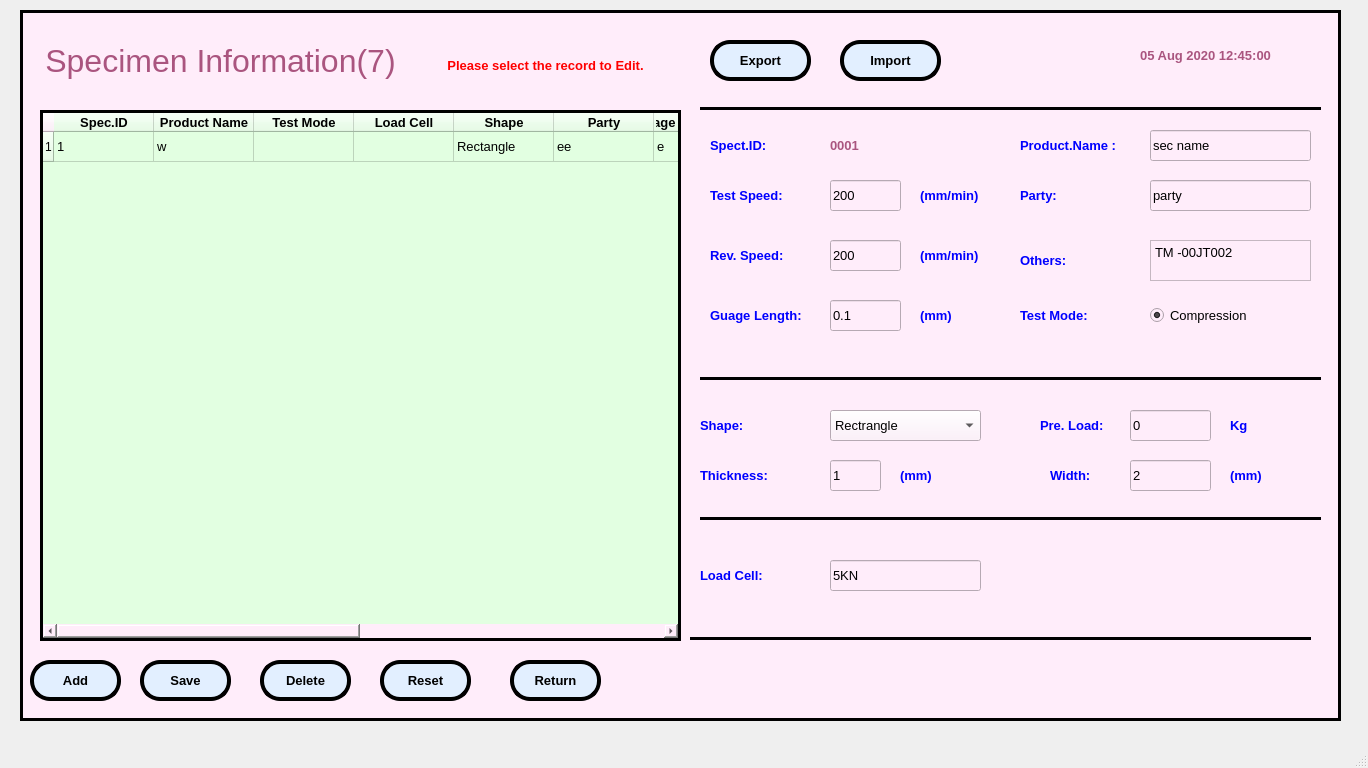
<?xml version="1.0" encoding="UTF-8"?>
<ui version="4.0">
 <class>MainWindow</class>
 <widget class="QMainWindow" name="MainWindow">
  <property name="geometry">
   <rect>
    <x>0</x>
    <y>0</y>
    <width>1368</width>
    <height>768</height>
   </rect>
  </property>
  <property name="baseSize">
   <size>
    <width>0</width>
    <height>0</height>
   </size>
  </property>
  <property name="windowTitle">
   <string>MainWindow</string>
  </property>
  <widget class="QWidget" name="centralwidget">
   <widget class="QFrame" name="frame">
    <property name="geometry">
     <rect>
      <x>20</x>
      <y>10</y>
      <width>1321</width>
      <height>711</height>
     </rect>
    </property>
    <property name="font">
     <font>
      <family>Arial</family>
     </font>
    </property>
    <property name="styleSheet">
     <string notr="true">background-color: rgb(255, 237, 250);</string>
    </property>
    <property name="frameShape">
     <enum>QFrame::Box</enum>
    </property>
    <property name="frameShadow">
     <enum>QFrame::Plain</enum>
    </property>
    <property name="lineWidth">
     <number>3</number>
    </property>
    <widget class="QLabel" name="label">
     <property name="geometry">
      <rect>
       <x>20</x>
       <y>30</y>
       <width>361</width>
       <height>41</height>
      </rect>
     </property>
     <property name="font">
      <font>
       <family>Arial</family>
       <pointsize>24</pointsize>
      </font>
     </property>
     <property name="styleSheet">
      <string notr="true">color: rgb(170, 85, 127);</string>
     </property>
     <property name="text">
      <string>Specimen Information(7)</string>
     </property>
     <property name="alignment">
      <set>Qt::AlignCenter</set>
     </property>
    </widget>
    <widget class="QLabel" name="label_20">
     <property name="geometry">
      <rect>
       <x>1090</x>
       <y>30</y>
       <width>191</width>
       <height>31</height>
      </rect>
     </property>
     <property name="font">
      <font>
       <family>Arial</family>
       <pointsize>10</pointsize>
       <weight>75</weight>
       <bold>true</bold>
       <underline>false</underline>
      </font>
     </property>
     <property name="styleSheet">
      <string notr="true">color: rgb(170, 85, 127);</string>
     </property>
     <property name="text">
      <string>05 Aug 2020 12:45:00</string>
     </property>
     <property name="alignment">
      <set>Qt::AlignCenter</set>
     </property>
    </widget>
    <widget class="QPushButton" name="pushButton_2">
     <property name="geometry">
      <rect>
       <x>10</x>
       <y>650</y>
       <width>91</width>
       <height>41</height>
      </rect>
     </property>
     <property name="font">
      <font>
       <family>Arial</family>
       <pointsize>10</pointsize>
       <weight>75</weight>
       <bold>true</bold>
      </font>
     </property>
     <property name="styleSheet">
      <string notr="true">border-style:outset;
border-color: rgb(0, 0, 0);
border-width:4px;
color: rgb(0, 0, 0);
border-radius:20px;
background-color: rgb(226, 239, 255);</string>
     </property>
     <property name="text">
      <string>Add</string>
     </property>
    </widget>
    <widget class="QPushButton" name="pushButton_3">
     <property name="geometry">
      <rect>
       <x>120</x>
       <y>650</y>
       <width>91</width>
       <height>41</height>
      </rect>
     </property>
     <property name="font">
      <font>
       <family>Arial</family>
       <pointsize>10</pointsize>
       <weight>75</weight>
       <bold>true</bold>
      </font>
     </property>
     <property name="styleSheet">
      <string notr="true">border-style:outset;
border-color: rgb(0, 0, 0);
border-width:4px;
color: rgb(0, 0, 0);
border-radius:20px;
background-color: rgb(226, 239, 255);</string>
     </property>
     <property name="text">
      <string>Save</string>
     </property>
    </widget>
    <widget class="QTableWidget" name="tableWidget">
     <property name="geometry">
      <rect>
       <x>20</x>
       <y>100</y>
       <width>641</width>
       <height>531</height>
      </rect>
     </property>
     <property name="font">
      <font>
       <family>Arial</family>
       <pointsize>10</pointsize>
      </font>
     </property>
     <property name="styleSheet">
      <string notr="true">background-color: rgb(226, 255, 225);</string>
     </property>
     <property name="frameShape">
      <enum>QFrame::Box</enum>
     </property>
     <property name="frameShadow">
      <enum>QFrame::Plain</enum>
     </property>
     <property name="lineWidth">
      <number>3</number>
     </property>
     <property name="gridStyle">
      <enum>Qt::SolidLine</enum>
     </property>
     <property name="sortingEnabled">
      <bool>true</bool>
     </property>
     <attribute name="verticalHeaderShowSortIndicator" stdset="0">
      <bool>false</bool>
     </attribute>
     <attribute name="verticalHeaderStretchLastSection">
      <bool>false</bool>
     </attribute>
     <row>
      <property name="text">
       <string>1</string>
      </property>
     </row>
     <column>
      <property name="text">
       <string>Spec.ID</string>
      </property>
      <property name="font">
       <font>
        <family>Arial</family>
        <pointsize>10</pointsize>
        <weight>75</weight>
        <bold>true</bold>
       </font>
      </property>
     </column>
     <column>
      <property name="text">
       <string>Product Name</string>
      </property>
      <property name="font">
       <font>
        <family>Arial</family>
        <pointsize>10</pointsize>
        <weight>75</weight>
        <bold>true</bold>
       </font>
      </property>
     </column>
     <column>
      <property name="text">
       <string>Test Mode</string>
      </property>
      <property name="font">
       <font>
        <family>Arial</family>
        <pointsize>10</pointsize>
        <weight>75</weight>
        <bold>true</bold>
       </font>
      </property>
     </column>
     <column>
      <property name="text">
       <string>Load Cell</string>
      </property>
      <property name="font">
       <font>
        <family>Arial</family>
        <pointsize>10</pointsize>
        <weight>75</weight>
        <bold>true</bold>
       </font>
      </property>
     </column>
     <column>
      <property name="text">
       <string>Shape</string>
      </property>
      <property name="font">
       <font>
        <family>Arial</family>
        <pointsize>10</pointsize>
        <weight>75</weight>
        <bold>true</bold>
       </font>
      </property>
     </column>
     <column>
      <property name="text">
       <string>Party</string>
      </property>
      <property name="font">
       <font>
        <family>Arial</family>
        <pointsize>10</pointsize>
        <weight>75</weight>
        <bold>true</bold>
       </font>
      </property>
     </column>
     <column>
      <property name="text">
       <string>Guage Length \n (mm)</string>
      </property>
      <property name="font">
       <font>
        <family>Arial</family>
        <pointsize>10</pointsize>
        <weight>75</weight>
        <bold>true</bold>
       </font>
      </property>
     </column>
     <column>
      <property name="text">
       <string>Others</string>
      </property>
      <property name="font">
       <font>
        <family>Arial</family>
        <pointsize>10</pointsize>
        <weight>75</weight>
        <bold>true</bold>
       </font>
      </property>
     </column>
     <column>
      <property name="text">
       <string>Test.Speed \n (mm/min)</string>
      </property>
      <property name="font">
       <font>
        <family>Arial</family>
        <pointsize>10</pointsize>
        <weight>75</weight>
        <bold>true</bold>
       </font>
      </property>
     </column>
     <column>
      <property name="text">
       <string>Rev.Speed \n (mm/min)</string>
      </property>
      <property name="font">
       <font>
        <family>Arial</family>
        <pointsize>10</pointsize>
        <weight>75</weight>
        <bold>true</bold>
       </font>
      </property>
     </column>
     <column>
      <property name="text">
       <string>Load Unit</string>
      </property>
      <property name="font">
       <font>
        <family>Arial</family>
        <pointsize>10</pointsize>
        <weight>75</weight>
        <bold>true</bold>
       </font>
      </property>
     </column>
     <column>
      <property name="text">
       <string>Length Unit</string>
      </property>
      <property name="font">
       <font>
        <family>Arial</family>
        <pointsize>10</pointsize>
        <weight>75</weight>
        <bold>true</bold>
       </font>
      </property>
     </column>
     <item row="0" column="0">
      <property name="text">
       <string>1</string>
      </property>
      <property name="font">
       <font>
        <family>Arial</family>
        <pointsize>10</pointsize>
       </font>
      </property>
     </item>
     <item row="0" column="1">
      <property name="text">
       <string>w</string>
      </property>
      <property name="font">
       <font>
        <family>Arial</family>
        <pointsize>10</pointsize>
       </font>
      </property>
     </item>
     <item row="0" column="2">
      <property name="text">
       <string/>
      </property>
      <property name="font">
       <font>
        <family>Arial</family>
        <pointsize>10</pointsize>
       </font>
      </property>
     </item>
     <item row="0" column="3">
      <property name="text">
       <string/>
      </property>
      <property name="font">
       <font>
        <family>Arial</family>
        <pointsize>10</pointsize>
       </font>
      </property>
     </item>
     <item row="0" column="4">
      <property name="text">
       <string>Rectangle</string>
      </property>
      <property name="font">
       <font>
        <family>Arial</family>
        <pointsize>10</pointsize>
       </font>
      </property>
     </item>
     <item row="0" column="5">
      <property name="text">
       <string>ee</string>
      </property>
      <property name="font">
       <font>
        <family>Arial</family>
        <pointsize>10</pointsize>
       </font>
      </property>
     </item>
     <item row="0" column="6">
      <property name="text">
       <string>e</string>
      </property>
      <property name="font">
       <font>
        <family>Arial</family>
        <pointsize>10</pointsize>
       </font>
      </property>
     </item>
     <item row="0" column="7">
      <property name="text">
       <string>222ewe</string>
      </property>
      <property name="font">
       <font>
        <family>Arial</family>
        <pointsize>10</pointsize>
       </font>
      </property>
     </item>
     <item row="0" column="8">
      <property name="text">
       <string>22</string>
      </property>
      <property name="font">
       <font>
        <family>Arial</family>
        <pointsize>10</pointsize>
       </font>
      </property>
     </item>
     <item row="0" column="9">
      <property name="text">
       <string>23</string>
      </property>
      <property name="font">
       <font>
        <family>Arial</family>
        <pointsize>10</pointsize>
       </font>
      </property>
     </item>
     <item row="0" column="10">
      <property name="text">
       <string/>
      </property>
      <property name="font">
       <font>
        <family>Arial</family>
        <pointsize>10</pointsize>
       </font>
      </property>
     </item>
     <item row="0" column="11">
      <property name="text">
       <string/>
      </property>
      <property name="font">
       <font>
        <family>Arial</family>
        <pointsize>10</pointsize>
       </font>
      </property>
     </item>
    </widget>
    <widget class="QLabel" name="label_21">
     <property name="geometry">
      <rect>
       <x>390</x>
       <y>30</y>
       <width>271</width>
       <height>51</height>
      </rect>
     </property>
     <property name="font">
      <font>
       <family>Arial</family>
       <pointsize>10</pointsize>
       <weight>75</weight>
       <bold>true</bold>
       <underline>false</underline>
      </font>
     </property>
     <property name="styleSheet">
      <string notr="true">color: rgb(255, 0, 0);</string>
     </property>
     <property name="text">
      <string>Please select the record to Edit.</string>
     </property>
     <property name="alignment">
      <set>Qt::AlignCenter</set>
     </property>
    </widget>
    <widget class="QLabel" name="label_22">
     <property name="geometry">
      <rect>
       <x>1000</x>
       <y>120</y>
       <width>121</width>
       <height>31</height>
      </rect>
     </property>
     <property name="font">
      <font>
       <family>Arial</family>
       <pointsize>10</pointsize>
       <weight>75</weight>
       <bold>true</bold>
       <underline>false</underline>
      </font>
     </property>
     <property name="styleSheet">
      <string notr="true">color: rgb(0, 0, 255);</string>
     </property>
     <property name="text">
      <string>Product.Name :</string>
     </property>
     <property name="alignment">
      <set>Qt::AlignLeading|Qt::AlignLeft|Qt::AlignVCenter</set>
     </property>
    </widget>
    <widget class="QLabel" name="label_24">
     <property name="geometry">
      <rect>
       <x>680</x>
       <y>400</y>
       <width>111</width>
       <height>31</height>
      </rect>
     </property>
     <property name="font">
      <font>
       <family>Arial</family>
       <pointsize>10</pointsize>
       <weight>75</weight>
       <bold>true</bold>
       <underline>false</underline>
      </font>
     </property>
     <property name="styleSheet">
      <string notr="true">color: rgb(0, 0, 255);</string>
     </property>
     <property name="text">
      <string>Shape:</string>
     </property>
     <property name="alignment">
      <set>Qt::AlignLeading|Qt::AlignLeft|Qt::AlignVCenter</set>
     </property>
    </widget>
    <widget class="QLabel" name="label_25">
     <property name="geometry">
      <rect>
       <x>680</x>
       <y>450</y>
       <width>91</width>
       <height>31</height>
      </rect>
     </property>
     <property name="font">
      <font>
       <family>Arial</family>
       <pointsize>10</pointsize>
       <weight>75</weight>
       <bold>true</bold>
       <underline>false</underline>
      </font>
     </property>
     <property name="styleSheet">
      <string notr="true">color: rgb(0, 0, 255);</string>
     </property>
     <property name="text">
      <string>Thickness:</string>
     </property>
     <property name="alignment">
      <set>Qt::AlignLeading|Qt::AlignLeft|Qt::AlignVCenter</set>
     </property>
    </widget>
    <widget class="QLineEdit" name="lineEdit">
     <property name="geometry">
      <rect>
       <x>1110</x>
       <y>400</y>
       <width>81</width>
       <height>31</height>
      </rect>
     </property>
     <property name="font">
      <font>
       <family>Arial</family>
       <pointsize>10</pointsize>
      </font>
     </property>
     <property name="text">
      <string>0</string>
     </property>
    </widget>
    <widget class="QLineEdit" name="lineEdit_3">
     <property name="geometry">
      <rect>
       <x>810</x>
       <y>450</y>
       <width>51</width>
       <height>31</height>
      </rect>
     </property>
     <property name="font">
      <font>
       <family>Arial</family>
       <pointsize>10</pointsize>
      </font>
     </property>
     <property name="text">
      <string>1</string>
     </property>
    </widget>
    <widget class="QPushButton" name="pushButton_4">
     <property name="geometry">
      <rect>
       <x>240</x>
       <y>650</y>
       <width>91</width>
       <height>41</height>
      </rect>
     </property>
     <property name="font">
      <font>
       <family>Arial</family>
       <pointsize>10</pointsize>
       <weight>75</weight>
       <bold>true</bold>
      </font>
     </property>
     <property name="styleSheet">
      <string notr="true">border-style:outset;
border-color: rgb(0, 0, 0);
border-width:4px;
color: rgb(0, 0, 0);
border-radius:20px;
background-color: rgb(226, 239, 255);</string>
     </property>
     <property name="text">
      <string>Delete</string>
     </property>
    </widget>
    <widget class="QPushButton" name="pushButton_5">
     <property name="geometry">
      <rect>
       <x>360</x>
       <y>650</y>
       <width>91</width>
       <height>41</height>
      </rect>
     </property>
     <property name="font">
      <font>
       <family>Arial</family>
       <pointsize>10</pointsize>
       <weight>75</weight>
       <bold>true</bold>
      </font>
     </property>
     <property name="styleSheet">
      <string notr="true">border-style:outset;
border-color: rgb(0, 0, 0);
border-width:4px;
color: rgb(0, 0, 0);
border-radius:20px;
background-color: rgb(226, 239, 255);</string>
     </property>
     <property name="text">
      <string>Reset</string>
     </property>
    </widget>
    <widget class="QLineEdit" name="lineEdit_7">
     <property name="geometry">
      <rect>
       <x>1130</x>
       <y>170</y>
       <width>161</width>
       <height>31</height>
      </rect>
     </property>
     <property name="font">
      <font>
       <family>Arial</family>
       <pointsize>10</pointsize>
      </font>
     </property>
     <property name="text">
      <string>party</string>
     </property>
    </widget>
    <widget class="QLabel" name="label_31">
     <property name="geometry">
      <rect>
       <x>1020</x>
       <y>400</y>
       <width>71</width>
       <height>31</height>
      </rect>
     </property>
     <property name="font">
      <font>
       <family>Arial</family>
       <pointsize>10</pointsize>
       <weight>75</weight>
       <bold>true</bold>
       <underline>false</underline>
      </font>
     </property>
     <property name="styleSheet">
      <string notr="true">color: rgb(0, 0, 255);</string>
     </property>
     <property name="text">
      <string>Pre. Load:</string>
     </property>
     <property name="alignment">
      <set>Qt::AlignLeading|Qt::AlignLeft|Qt::AlignVCenter</set>
     </property>
    </widget>
    <widget class="QLabel" name="label_33">
     <property name="geometry">
      <rect>
       <x>1000</x>
       <y>170</y>
       <width>111</width>
       <height>31</height>
      </rect>
     </property>
     <property name="font">
      <font>
       <family>Arial</family>
       <pointsize>10</pointsize>
       <weight>75</weight>
       <bold>true</bold>
       <underline>false</underline>
      </font>
     </property>
     <property name="styleSheet">
      <string notr="true">color: rgb(0, 0, 255);</string>
     </property>
     <property name="text">
      <string>Party:</string>
     </property>
     <property name="alignment">
      <set>Qt::AlignLeading|Qt::AlignLeft|Qt::AlignVCenter</set>
     </property>
    </widget>
    <widget class="QLineEdit" name="lineEdit_4">
     <property name="geometry">
      <rect>
       <x>810</x>
       <y>170</y>
       <width>71</width>
       <height>31</height>
      </rect>
     </property>
     <property name="font">
      <font>
       <family>Arial</family>
       <pointsize>10</pointsize>
      </font>
     </property>
     <property name="text">
      <string>200</string>
     </property>
    </widget>
    <widget class="QLabel" name="label_34">
     <property name="geometry">
      <rect>
       <x>690</x>
       <y>290</y>
       <width>101</width>
       <height>31</height>
      </rect>
     </property>
     <property name="font">
      <font>
       <family>Arial</family>
       <pointsize>10</pointsize>
       <weight>75</weight>
       <bold>true</bold>
       <underline>false</underline>
      </font>
     </property>
     <property name="styleSheet">
      <string notr="true">color: rgb(0, 0, 255);</string>
     </property>
     <property name="text">
      <string>Guage Length:</string>
     </property>
     <property name="alignment">
      <set>Qt::AlignLeading|Qt::AlignLeft|Qt::AlignVCenter</set>
     </property>
    </widget>
    <widget class="QLineEdit" name="lineEdit_10">
     <property name="geometry">
      <rect>
       <x>810</x>
       <y>290</y>
       <width>71</width>
       <height>31</height>
      </rect>
     </property>
     <property name="font">
      <font>
       <family>Arial</family>
       <pointsize>10</pointsize>
      </font>
     </property>
     <property name="text">
      <string>0.1</string>
     </property>
    </widget>
    <widget class="QPushButton" name="pushButton_9">
     <property name="geometry">
      <rect>
       <x>490</x>
       <y>650</y>
       <width>91</width>
       <height>41</height>
      </rect>
     </property>
     <property name="font">
      <font>
       <family>Arial</family>
       <pointsize>10</pointsize>
       <weight>75</weight>
       <bold>true</bold>
      </font>
     </property>
     <property name="styleSheet">
      <string notr="true">border-style:outset;
border-color: rgb(0, 0, 0);
border-width:4px;
color: rgb(0, 0, 0);
border-radius:20px;
background-color: rgb(226, 239, 255);</string>
     </property>
     <property name="text">
      <string>Return</string>
     </property>
    </widget>
    <widget class="QLineEdit" name="lineEdit_12">
     <property name="geometry">
      <rect>
       <x>1130</x>
       <y>120</y>
       <width>161</width>
       <height>31</height>
      </rect>
     </property>
     <property name="font">
      <font>
       <family>Arial</family>
       <pointsize>10</pointsize>
      </font>
     </property>
     <property name="text">
      <string>sec name</string>
     </property>
    </widget>
    <widget class="QComboBox" name="comboBox_2">
     <property name="geometry">
      <rect>
       <x>810</x>
       <y>400</y>
       <width>151</width>
       <height>31</height>
      </rect>
     </property>
     <property name="font">
      <font>
       <family>Arial</family>
       <pointsize>10</pointsize>
      </font>
     </property>
     <item>
      <property name="text">
       <string>Rectrangle</string>
      </property>
     </item>
    </widget>
    <widget class="QLabel" name="label_27">
     <property name="geometry">
      <rect>
       <x>1030</x>
       <y>450</y>
       <width>51</width>
       <height>31</height>
      </rect>
     </property>
     <property name="font">
      <font>
       <family>Arial</family>
       <pointsize>10</pointsize>
       <weight>75</weight>
       <bold>true</bold>
       <underline>false</underline>
      </font>
     </property>
     <property name="styleSheet">
      <string notr="true">color: rgb(0, 0, 255);</string>
     </property>
     <property name="text">
      <string>Width:</string>
     </property>
     <property name="alignment">
      <set>Qt::AlignLeading|Qt::AlignLeft|Qt::AlignVCenter</set>
     </property>
    </widget>
    <widget class="QLineEdit" name="lineEdit_6">
     <property name="geometry">
      <rect>
       <x>1110</x>
       <y>450</y>
       <width>81</width>
       <height>31</height>
      </rect>
     </property>
     <property name="font">
      <font>
       <family>Arial</family>
       <pointsize>10</pointsize>
      </font>
     </property>
     <property name="text">
      <string>2</string>
     </property>
    </widget>
    <widget class="QLabel" name="label_26">
     <property name="geometry">
      <rect>
       <x>1000</x>
       <y>230</y>
       <width>101</width>
       <height>41</height>
      </rect>
     </property>
     <property name="font">
      <font>
       <family>Arial</family>
       <pointsize>10</pointsize>
       <weight>75</weight>
       <bold>true</bold>
       <underline>false</underline>
      </font>
     </property>
     <property name="styleSheet">
      <string notr="true">color: rgb(0, 0, 255);</string>
     </property>
     <property name="text">
      <string>Others:</string>
     </property>
     <property name="alignment">
      <set>Qt::AlignLeading|Qt::AlignLeft|Qt::AlignVCenter</set>
     </property>
    </widget>
    <widget class="QLabel" name="label_35">
     <property name="geometry">
      <rect>
       <x>690</x>
       <y>170</y>
       <width>91</width>
       <height>31</height>
      </rect>
     </property>
     <property name="font">
      <font>
       <family>Arial</family>
       <pointsize>10</pointsize>
       <weight>75</weight>
       <bold>true</bold>
       <underline>false</underline>
      </font>
     </property>
     <property name="styleSheet">
      <string notr="true">color: rgb(0, 0, 255);</string>
     </property>
     <property name="text">
      <string>Test Speed:</string>
     </property>
     <property name="alignment">
      <set>Qt::AlignLeading|Qt::AlignLeft|Qt::AlignVCenter</set>
     </property>
    </widget>
    <widget class="Line" name="line">
     <property name="geometry">
      <rect>
       <x>680</x>
       <y>90</y>
       <width>621</width>
       <height>16</height>
      </rect>
     </property>
     <property name="font">
      <font>
       <family>Arial</family>
      </font>
     </property>
     <property name="frameShadow">
      <enum>QFrame::Plain</enum>
     </property>
     <property name="lineWidth">
      <number>3</number>
     </property>
     <property name="orientation">
      <enum>Qt::Horizontal</enum>
     </property>
    </widget>
    <widget class="QLabel" name="label_23">
     <property name="geometry">
      <rect>
       <x>690</x>
       <y>120</y>
       <width>101</width>
       <height>31</height>
      </rect>
     </property>
     <property name="font">
      <font>
       <family>Arial</family>
       <pointsize>10</pointsize>
       <weight>75</weight>
       <bold>true</bold>
       <underline>false</underline>
      </font>
     </property>
     <property name="styleSheet">
      <string notr="true">color: rgb(0, 0, 255);</string>
     </property>
     <property name="text">
      <string>Spect.ID:</string>
     </property>
     <property name="alignment">
      <set>Qt::AlignLeading|Qt::AlignLeft|Qt::AlignVCenter</set>
     </property>
    </widget>
    <widget class="QLabel" name="label_2">
     <property name="geometry">
      <rect>
       <x>810</x>
       <y>120</y>
       <width>71</width>
       <height>31</height>
      </rect>
     </property>
     <property name="font">
      <font>
       <family>Arial</family>
       <pointsize>10</pointsize>
       <weight>75</weight>
       <bold>true</bold>
      </font>
     </property>
     <property name="styleSheet">
      <string notr="true">color: rgb(170, 85, 127);</string>
     </property>
     <property name="text">
      <string>0001</string>
     </property>
     <property name="alignment">
      <set>Qt::AlignLeading|Qt::AlignLeft|Qt::AlignVCenter</set>
     </property>
    </widget>
    <widget class="QLabel" name="label_28">
     <property name="geometry">
      <rect>
       <x>900</x>
       <y>170</y>
       <width>71</width>
       <height>31</height>
      </rect>
     </property>
     <property name="font">
      <font>
       <family>Arial</family>
       <pointsize>10</pointsize>
       <weight>75</weight>
       <bold>true</bold>
       <underline>false</underline>
      </font>
     </property>
     <property name="styleSheet">
      <string notr="true">color: rgb(0, 0, 255);</string>
     </property>
     <property name="text">
      <string>(mm/min)</string>
     </property>
     <property name="alignment">
      <set>Qt::AlignLeading|Qt::AlignLeft|Qt::AlignVCenter</set>
     </property>
    </widget>
    <widget class="QLabel" name="label_36">
     <property name="geometry">
      <rect>
       <x>690</x>
       <y>230</y>
       <width>91</width>
       <height>31</height>
      </rect>
     </property>
     <property name="font">
      <font>
       <family>Arial</family>
       <pointsize>10</pointsize>
       <weight>75</weight>
       <bold>true</bold>
       <underline>false</underline>
      </font>
     </property>
     <property name="styleSheet">
      <string notr="true">color: rgb(0, 0, 255);</string>
     </property>
     <property name="text">
      <string>Rev. Speed:</string>
     </property>
     <property name="alignment">
      <set>Qt::AlignLeading|Qt::AlignLeft|Qt::AlignVCenter</set>
     </property>
    </widget>
    <widget class="QLineEdit" name="lineEdit_5">
     <property name="geometry">
      <rect>
       <x>810</x>
       <y>230</y>
       <width>71</width>
       <height>31</height>
      </rect>
     </property>
     <property name="font">
      <font>
       <family>Arial</family>
       <pointsize>10</pointsize>
      </font>
     </property>
     <property name="text">
      <string>200</string>
     </property>
    </widget>
    <widget class="QLabel" name="label_37">
     <property name="geometry">
      <rect>
       <x>900</x>
       <y>230</y>
       <width>71</width>
       <height>31</height>
      </rect>
     </property>
     <property name="font">
      <font>
       <family>Arial</family>
       <pointsize>10</pointsize>
       <weight>75</weight>
       <bold>true</bold>
       <underline>false</underline>
      </font>
     </property>
     <property name="styleSheet">
      <string notr="true">color: rgb(0, 0, 255);</string>
     </property>
     <property name="text">
      <string>(mm/min)</string>
     </property>
     <property name="alignment">
      <set>Qt::AlignLeading|Qt::AlignLeft|Qt::AlignVCenter</set>
     </property>
    </widget>
    <widget class="QLabel" name="label_39">
     <property name="geometry">
      <rect>
       <x>900</x>
       <y>290</y>
       <width>51</width>
       <height>31</height>
      </rect>
     </property>
     <property name="font">
      <font>
       <family>Arial</family>
       <pointsize>10</pointsize>
       <weight>75</weight>
       <bold>true</bold>
       <underline>false</underline>
      </font>
     </property>
     <property name="styleSheet">
      <string notr="true">color: rgb(0, 0, 255);</string>
     </property>
     <property name="text">
      <string>(mm)</string>
     </property>
     <property name="alignment">
      <set>Qt::AlignLeading|Qt::AlignLeft|Qt::AlignVCenter</set>
     </property>
    </widget>
    <widget class="QLabel" name="label_40">
     <property name="geometry">
      <rect>
       <x>880</x>
       <y>450</y>
       <width>41</width>
       <height>31</height>
      </rect>
     </property>
     <property name="font">
      <font>
       <family>Arial</family>
       <pointsize>10</pointsize>
       <weight>75</weight>
       <bold>true</bold>
       <underline>false</underline>
      </font>
     </property>
     <property name="styleSheet">
      <string notr="true">color: rgb(0, 0, 255);</string>
     </property>
     <property name="text">
      <string>(mm)</string>
     </property>
     <property name="alignment">
      <set>Qt::AlignLeading|Qt::AlignLeft|Qt::AlignVCenter</set>
     </property>
    </widget>
    <widget class="QLabel" name="label_41">
     <property name="geometry">
      <rect>
       <x>1210</x>
       <y>400</y>
       <width>31</width>
       <height>31</height>
      </rect>
     </property>
     <property name="font">
      <font>
       <family>Arial</family>
       <pointsize>10</pointsize>
       <weight>75</weight>
       <bold>true</bold>
       <underline>false</underline>
      </font>
     </property>
     <property name="styleSheet">
      <string notr="true">color: rgb(0, 0, 255);</string>
     </property>
     <property name="text">
      <string>Kg</string>
     </property>
     <property name="alignment">
      <set>Qt::AlignLeading|Qt::AlignLeft|Qt::AlignVCenter</set>
     </property>
    </widget>
    <widget class="QLabel" name="label_42">
     <property name="geometry">
      <rect>
       <x>1210</x>
       <y>450</y>
       <width>51</width>
       <height>31</height>
      </rect>
     </property>
     <property name="font">
      <font>
       <family>Arial</family>
       <pointsize>10</pointsize>
       <weight>75</weight>
       <bold>true</bold>
       <underline>false</underline>
      </font>
     </property>
     <property name="styleSheet">
      <string notr="true">color: rgb(0, 0, 255);</string>
     </property>
     <property name="text">
      <string>(mm)</string>
     </property>
     <property name="alignment">
      <set>Qt::AlignLeading|Qt::AlignLeft|Qt::AlignVCenter</set>
     </property>
    </widget>
    <widget class="QTextBrowser" name="textBrowser">
     <property name="geometry">
      <rect>
       <x>1130</x>
       <y>230</y>
       <width>161</width>
       <height>41</height>
      </rect>
     </property>
     <property name="font">
      <font>
       <family>Arial</family>
       <pointsize>10</pointsize>
      </font>
     </property>
     <property name="html">
      <string>&lt;!DOCTYPE HTML PUBLIC &quot;-//W3C//DTD HTML 4.0//EN&quot; &quot;http://www.w3.org/TR/REC-html40/strict.dtd&quot;&gt;
&lt;html&gt;&lt;head&gt;&lt;meta name=&quot;qrichtext&quot; content=&quot;1&quot; /&gt;&lt;style type=&quot;text/css&quot;&gt;
p, li { white-space: pre-wrap; }
&lt;/style&gt;&lt;/head&gt;&lt;body style=&quot; font-family:'Arial'; font-size:10pt; font-weight:400; font-style:normal;&quot;&gt;
&lt;p style=&quot; margin-top:0px; margin-bottom:0px; margin-left:0px; margin-right:0px; -qt-block-indent:0; text-indent:0px;&quot;&gt;TM -00JT002&lt;/p&gt;&lt;/body&gt;&lt;/html&gt;</string>
     </property>
    </widget>
    <widget class="QPushButton" name="pushButton_6">
     <property name="geometry">
      <rect>
       <x>690</x>
       <y>30</y>
       <width>101</width>
       <height>41</height>
      </rect>
     </property>
     <property name="font">
      <font>
       <family>Arial</family>
       <pointsize>10</pointsize>
       <weight>75</weight>
       <bold>true</bold>
      </font>
     </property>
     <property name="styleSheet">
      <string notr="true">border-style:outset;
border-color: rgb(0, 0, 0);
border-width:4px;
color: rgb(0, 0, 0);
border-radius:20px;
background-color: rgb(226, 239, 255);</string>
     </property>
     <property name="text">
      <string>Export</string>
     </property>
    </widget>
    <widget class="QPushButton" name="pushButton_7">
     <property name="geometry">
      <rect>
       <x>820</x>
       <y>30</y>
       <width>101</width>
       <height>41</height>
      </rect>
     </property>
     <property name="font">
      <font>
       <family>Arial</family>
       <pointsize>10</pointsize>
       <weight>75</weight>
       <bold>true</bold>
      </font>
     </property>
     <property name="styleSheet">
      <string notr="true">border-style:outset;
border-color: rgb(0, 0, 0);
border-width:4px;
color: rgb(0, 0, 0);
border-radius:20px;
background-color: rgb(226, 239, 255);</string>
     </property>
     <property name="text">
      <string>Import</string>
     </property>
    </widget>
    <widget class="Line" name="line_3">
     <property name="geometry">
      <rect>
       <x>680</x>
       <y>360</y>
       <width>621</width>
       <height>16</height>
      </rect>
     </property>
     <property name="font">
      <font>
       <family>Arial</family>
      </font>
     </property>
     <property name="frameShadow">
      <enum>QFrame::Plain</enum>
     </property>
     <property name="lineWidth">
      <number>3</number>
     </property>
     <property name="orientation">
      <enum>Qt::Horizontal</enum>
     </property>
    </widget>
    <widget class="QLabel" name="label_47">
     <property name="geometry">
      <rect>
       <x>1000</x>
       <y>290</y>
       <width>81</width>
       <height>31</height>
      </rect>
     </property>
     <property name="font">
      <font>
       <family>Arial</family>
       <pointsize>10</pointsize>
       <weight>75</weight>
       <bold>true</bold>
       <underline>false</underline>
      </font>
     </property>
     <property name="styleSheet">
      <string notr="true">color: rgb(0, 0, 255);</string>
     </property>
     <property name="text">
      <string>Test Mode:</string>
     </property>
     <property name="alignment">
      <set>Qt::AlignLeading|Qt::AlignLeft|Qt::AlignVCenter</set>
     </property>
    </widget>
    <widget class="QRadioButton" name="radioButton_2">
     <property name="geometry">
      <rect>
       <x>1130</x>
       <y>290</y>
       <width>111</width>
       <height>31</height>
      </rect>
     </property>
     <property name="font">
      <font>
       <family>Arial</family>
       <pointsize>10</pointsize>
      </font>
     </property>
     <property name="text">
      <string>Compression</string>
     </property>
     <property name="checked">
      <bool>true</bool>
     </property>
    </widget>
    <widget class="Line" name="line_4">
     <property name="geometry">
      <rect>
       <x>680</x>
       <y>500</y>
       <width>621</width>
       <height>16</height>
      </rect>
     </property>
     <property name="font">
      <font>
       <family>Arial</family>
      </font>
     </property>
     <property name="frameShadow">
      <enum>QFrame::Plain</enum>
     </property>
     <property name="lineWidth">
      <number>3</number>
     </property>
     <property name="orientation">
      <enum>Qt::Horizontal</enum>
     </property>
    </widget>
    <widget class="QLabel" name="label_49">
     <property name="geometry">
      <rect>
       <x>680</x>
       <y>550</y>
       <width>81</width>
       <height>31</height>
      </rect>
     </property>
     <property name="font">
      <font>
       <family>Arial</family>
       <pointsize>10</pointsize>
       <weight>75</weight>
       <bold>true</bold>
       <underline>false</underline>
      </font>
     </property>
     <property name="styleSheet">
      <string notr="true">color: rgb(0, 0, 255);</string>
     </property>
     <property name="text">
      <string>Load Cell:</string>
     </property>
     <property name="alignment">
      <set>Qt::AlignLeading|Qt::AlignLeft|Qt::AlignVCenter</set>
     </property>
    </widget>
    <widget class="QLineEdit" name="lineEdit_9">
     <property name="geometry">
      <rect>
       <x>810</x>
       <y>550</y>
       <width>151</width>
       <height>31</height>
      </rect>
     </property>
     <property name="font">
      <font>
       <family>Arial</family>
       <pointsize>10</pointsize>
      </font>
     </property>
     <property name="text">
      <string>5KN</string>
     </property>
    </widget>
    <widget class="Line" name="line_5">
     <property name="geometry">
      <rect>
       <x>670</x>
       <y>620</y>
       <width>621</width>
       <height>16</height>
      </rect>
     </property>
     <property name="font">
      <font>
       <family>Arial</family>
      </font>
     </property>
     <property name="frameShadow">
      <enum>QFrame::Plain</enum>
     </property>
     <property name="lineWidth">
      <number>3</number>
     </property>
     <property name="orientation">
      <enum>Qt::Horizontal</enum>
     </property>
    </widget>
   </widget>
  </widget>
  <widget class="QMenuBar" name="menubar">
   <property name="geometry">
    <rect>
     <x>0</x>
     <y>0</y>
     <width>1368</width>
     <height>21</height>
    </rect>
   </property>
  </widget>
  <widget class="QStatusBar" name="statusbar"/>
 </widget>
 <resources/>
 <connections/>
</ui>
